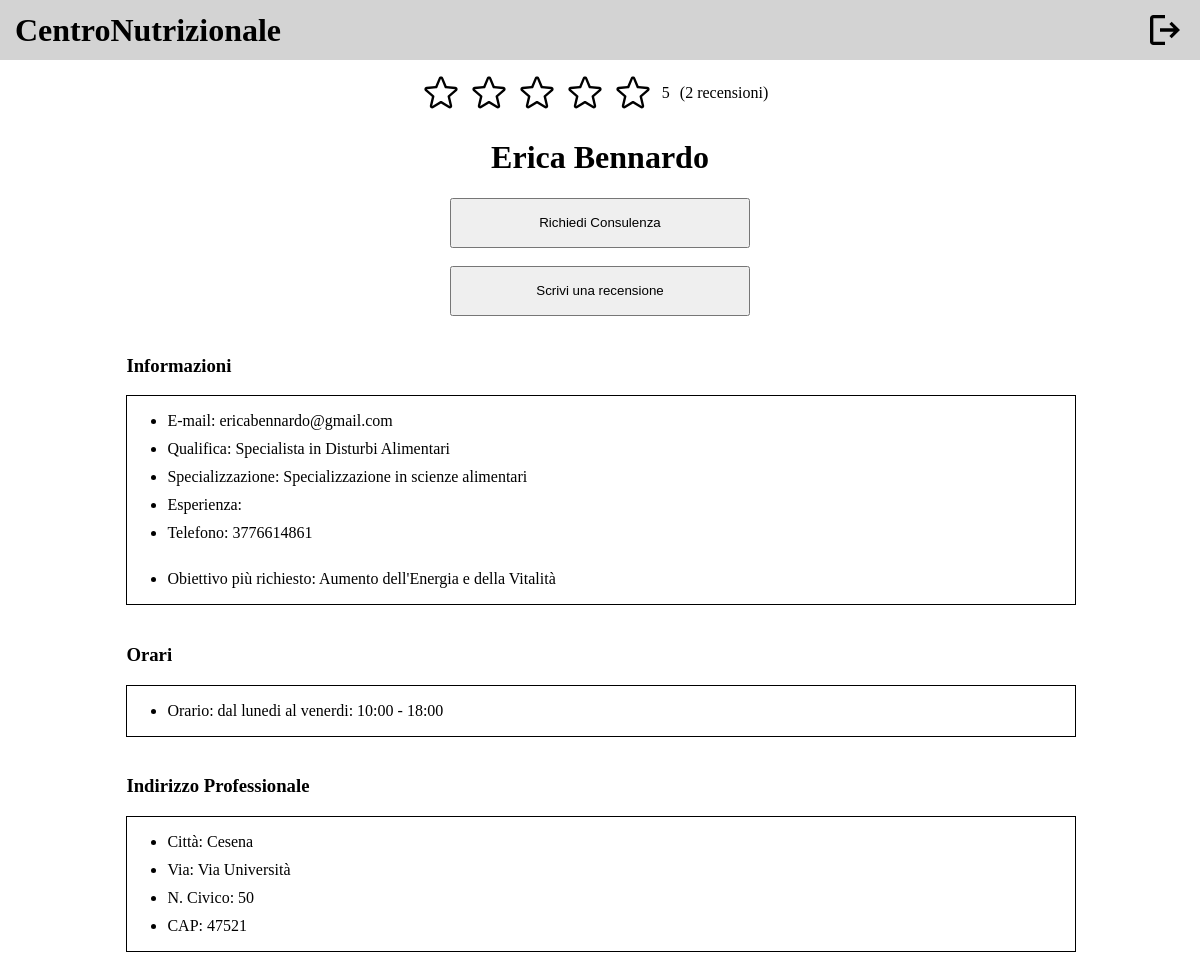
/public/profiloNutrizionistaScelto.php (signed in), run on the app's committed database.
### tables this page shows
CREATE TABLE `scelta` (
  `IDCliente` int(11) NOT NULL,
  `Data` date NOT NULL,
  `Ora` varchar(10) NOT NULL,
  `IDNutrizionista` int(11) NOT NULL
);

CREATE TABLE `nutrizionista` (
  `Nome` varchar(50) NOT NULL,
  `Cognome` varchar(50) NOT NULL,
  `Email` varchar(30) NOT NULL,
  `IDNutrizionista` int(11) NOT NULL,
  `Password` varchar(255) NOT NULL,
  `MediaVoti` int(11) NOT NULL
);

CREATE TABLE `possiede_q` (
  `IDNutrizionista` int(11) NOT NULL,
  `Titolo` varchar(100) NOT NULL
);

CREATE TABLE `informazione` (
  `IDNutrizionista` int(11) NOT NULL,
  `Esperienza` varchar(255) DEFAULT NULL,
  `Specializzazione` varchar(255) DEFAULT NULL,
  `Orari` varchar(255) NOT NULL,
  `Telefono` varchar(10) DEFAULT NULL
);

CREATE TABLE `indirizzo_prof` (
  `IDNutrizionista` int(11) NOT NULL,
  `Citta` varchar(50) NOT NULL,
  `CAP` int(11) NOT NULL,
  `Via` varchar(50) NOT NULL,
  `NCivico` int(11) NOT NULL
);

### db/database.php (called while the page is built, shortened)
<?php
require_once ("nutrizionistaTable.php");
require_once ("clienteTable.php");
require_once ("recensioniTable.php");
class DatabaseConnection
{
    private $nutrizionistaTable;
    private $clienteTable;
    private $recensioniTable;
    public function __construct($servername, $username, $password, $dbname, $port)
    {
        $this->db = new mysqli($servername, $username, $password, $dbname, $port);
        $this->nutrizionistaTable = new NutrizionistaTable($this->db);
        $this->clienteTable = new ClienteTable($this->db);
        $this->recensioniTable = new RecensioniTable($this->db);
    }
    public function getNutrizionistaTable()
    {
        return $this->nutrizionistaTable;
    }
    public function getClienteTable()
    {
        return $this->clienteTable;
    }
    public function getRecensioniTable()
    {
        return $this->recensioniTable;
    }
}

### bootstrap.php (called while the page is built, shortened)
<?php
require_once ("db/database.php");
$dbh = new DatabaseConnection("localhost", "root", "", "centronutrizionale", 3306);
?>

### db/clienteTable.php (called while the page is built, shortened)
<?php
class ClienteTable
{
    private $db;
    public function __construct($db)
    {
        $this->db = $db;
    }
    public function getClienteById($id)
    {
        $stmt = $this->db->prepare("SELECT * FROM cliente WHERE IDCliente=?");
        $stmt->bind_param('i', $id);
        $stmt->execute();
        $result = $stmt->get_result();
        return $result->fetch_all(MYSQLI_ASSOC);
    }
    public function getNumberOfConsulenze($idCliente, $idNutrizionista)
    {
        $stmt = $this->db->prepare("SELECT COUNT(*) AS count FROM consulenza WHERE IDCliente=? AND IDNutrizionista=? AND Completa='s'");
        $stmt->bind_param('ii', $idCliente, $idNutrizionista);
        $stmt->execute();
        $result = $stmt->get_result();
        return $result->fetch_all(MYSQLI_ASSOC);
    }
    public function getTrendCons($idCliente)
    {
        $stmt = $this->db->prepare("SELECT
    SUM(Presenza = '1') AS ConsulenzeInPresenza,
    SUM(Online = '1') AS ConsulenzeOnline
FROM
    CONSULENZA
WHERE
    IDCliente = ?");
        $stmt->bind_param('i', $idCliente);
        $stmt->execute();
        $result = $stmt->get_result();
        return $result->fetch_all(MYSQLI_ASSOC);
    }
}
?>

### cliente.php (called while the page is built, shortened)
<?php
require_once ("bootstrap.php");
if (isUserLoggedIn()) {
    if (isset($id)) {
        $templateparams["cliente"] = $dbh->getClienteTable()->getClienteById($id);
        $templateparams["checkScelta"] = $dbh->getNutrizionistaTable()->isSceltaPresent($id);
        $templateparams["nConsulenze"] = $dbh->getClienteTable()->getNumberOfConsulenze($id, $_SESSION["id"]);
        $templateparams["trend"] = $dbh->getClienteTable()->getTrendCons($id);
    }
} else{
    header("Location: login.php");
}
?>

### db/nutrizionistaTable.php (called while the page is built, shortened)
<?php
class NutrizionistaTable
{
    private $db;
    public function __construct($db)
    {
        $this->db = $db;
    }
    public function getNutrizionistaById($id)
    {
        $stmt = $this->db->prepare("SELECT *
        FROM nutrizionista n
        JOIN informazione i ON n.IDNutrizionista = i.IDNutrizionista
        JOIN indirizzo_prof ip ON n.IDNutrizionista = ip.IDNutrizionista
        JOIN possiede_q q ON n.IDNutrizionista = q.IDNutrizionista
        WHERE n.IDNutrizionista=?");
        $stmt->bind_param('i', $id);
        $stmt->execute();
        $result = $stmt->get_result();
        return $result->fetch_all(MYSQLI_ASSOC);
    }
    public function isSceltaPresent($idCliente)
    {
        $stmt = $this->db->prepare("SELECT COUNT(*) AS isPresent FROM scelta WHERE IDCliente=?");
        $stmt->bind_param('i', $idCliente);
        $stmt->execute();
        $result = $stmt->get_result();
        return $result->fetch_all(MYSQLI_ASSOC);
    }
}
?>

### nutrizionista.php (called while the page is built, shortened)
<?php
require_once ("bootstrap.php");
if (isUserLoggedIn()) {
    if (!empty($id)) {
        $templateparams["nutrizionista"] = $dbh->getNutrizionistaTable()->getNutrizionistaById($id);
        $templateparams["recensioni"] = $dbh->getRecensioniTable()->getRecensioniByNutrizionistaId($id);
    }
}
?>

### db/recensioniTable.php (called while the page is built, shortened)
<?php
class RecensioniTable
{
  private $db;
  public function __construct($db)
  {
    $this->db = $db;
  }
  public function getRecensioniByNutrizionistaId($idNutrizionista)
  {
    $stmt = $this->db->prepare("SELECT * FROM recensione WHERE IDNutrizionista = ?");
    $stmt->bind_param('i', $idNutrizionista);
    $stmt->execute();
    $result = $stmt->get_result();
    return $result->fetch_all(MYSQLI_ASSOC);
  }
}

### public/profiloNutrizionistaScelto.php (the view, shortened to what this page needs)
<!DOCTYPE html>
<html lang="en">
<head>
  <link rel="stylesheet" href="../template/components/components.css">
  <link rel="stylesheet" href="../template/header/header.css">
  <link rel="stylesheet" href="styles/profilo.css">
</head>
<body>
  <?php include ("../template/header/headerCliente.html");
  require("../bootstrap.php");
  $id = $_SESSION["id"];
  require ("../cliente.php");
  require ("../nutrizionista.php");
  if (!empty($templateparams["nutrizionistaAttuale"][0]["IDNutrizionista"])) {
    $id = $templateparams["nutrizionistaAttuale"][0]["IDNutrizionista"];
    require ("../nutrizionista.php");
  }
  if ($templateparams["checkScelta"][0]["isPresent"] == 0): ?>
    <br>
    <br>
    <br>
    <h1>Non hai acora effettuato la scelta del nutrizionista.</h1>
  <?php else: ?>
    <main>
      <div class="reviews" onclick="window.location.href='recensioni.php'">
        <?php
        $mediaInt = $templateparams["nutrizionistaAttuale"][0]["MediaVoti"];
        if ($mediaInt == 0) {
          echo "Questo nutrizionista non ha ancora ricevuto recensioni.";
        } else {
          for ($i = 0; $i < 5; $i++):
            if ($i < $mediaInt):
              ?>
              <img src="../assets/icons/star.svg" alt="star">
              <?php
            endif;
          endfor; ?>
          <p><?php echo $mediaInt; ?></p>
          <p>(<?php echo $templateparams["recensioniNutrizionista"]["numeroTotaleRecensioni"]; ?> recensioni)</p>
          <?php
        }
        ?>
      </div>
      <div class="name">
        <h1>
          <?php echo $templateparams["nutrizionistaAttuale"][0]["Nome"], " ", $templateparams["nutrizionistaAttuale"][0]["Cognome"] ?>
        </h1>
      </div>
      <div class="action">
        <button onclick="window.location.href='consulenza.php'" class="btn">Richiedi Consulenza</button>
      </div>
      <br>
      <div class="action">
        <button class="btn" onclick="window.location.href='scriviRecensione.php'">Scrivi una recensione</button>
      </div>
      <div class="infos-outer">
        <div class="infos">
          <h3>Informazioni</h3>
          <div class="info-details">
            <ul>
              <li>E-mail: <?php echo $templateparams["nutrizionistaAttuale"][0]["Email"] ?></li>
              <li>Qualifica: <?php echo $templateparams["nutrizionistaAttuale"][0]["Qualifica"] ?></li>
              <li>Specializzazione: <?php echo $templateparams["nutrizionistaAttuale"][0]["Specializzazione"] ?></li>
              <li>Esperienza: <?php echo $templateparams["nutrizionistaAttuale"][0]["Esperienza"] ?></li>
              <li>Telefono: <?php echo $templateparams["nutrizionistaAttuale"][0]["Telefono"] ?></li><br>
              <li>Obiettivo più richiesto: <?php if (empty($templateparams["obiettivo"][0]["Descrizione"])) {
              echo "/";
            } else {
              echo $templateparams["obiettivo"][0]["Descrizione"];
            } ?></li>
            </ul>
          </div>
        </div>
      </div>
      <div class="shifts-outer">
        <div class="shifts">
          <h3>Orari</h3>
          <div class="shift-details">
            <ul>
              <li>Orario: <?php echo $templateparams["nutrizionistaAttuale"][0]["Orari"] ?></li>
            </ul>
          </div>
        </div>
      </div>
      <div class="rates-outer">
        <div class="rates">
          <h3>Indirizzo Professionale</h3>
          <div class="rate-details">
            <ul>
              <li>Città: <?php echo $templateparams["nutrizionistaAttuale"][0]["Citta"] ?></li>
              <li>Via: <?php echo $templateparams["nutrizionistaAttuale"][0]["Via"] ?></li>
              <li>N. Civico: <?php echo $templateparams["nutrizionistaAttuale"][0]["NCivico"] ?></li>
              <li>CAP: <?php echo $templateparams["nutrizionistaAttuale"][0]["CAP"] ?></li>
            </ul>
          </div>
        </div>
      </div>
    </main>
  <?php endif;
  $_SESSION["idNutrizionista"] = $id; ?>
</body>
</html>

### template/components/components.css (style rules this page uses)
body { display: flex; flex-direction: column; }
.btn { width: 100%; max-width: 300px; height: 50px; cursor: pointer; }

### template/header/header.css (style rules this page uses)
header h1 { margin: 0; }
header { display: flex; height: 60px; background-color: lightgray; justify-content: space-between; align-content:end; position: fixed; left: 0; right: 0; top: 0; }
.logout, .logo { display: flex; align-items: center; }
.logo { margin-left: 15px; }
.logout { margin-right: 15px; }
.logout img { height: 40px; }

### public/styles/profilo.css (style rules this page uses)
main { display: flex; flex-direction: column; margin-top: 60px; }
.reviews { display: flex; align-items: center; justify-content: center; }
.reviews > * { margin-right: 10px; }
.name, .action { display: flex; justify-content: center; }
.info-details, .shift-details, .rate-details { border: 1px solid black; width: 100%; }
.infos, .shifts, .rates { display: flex; flex-direction: column; justify-content: center; align-items: start; margin-top: 20px; min-width: 80%; }
.infos-outer, .shifts-outer, .rates-outer { display: flex; justify-content: center; }
* ul li { margin-bottom: 10px; }

### data on the page
scelta: IDNutrizionista.MediaVoti "5", IDNutrizionista.Nome "Erica", IDNutrizionista.Cognome "Bennardo", IDNutrizionista.Email "ericabennardo@gmail.com", possiede_q.Titolo "Specialista in Disturbi Alimentari", informazione.Specializzazione "Specializzazione in scienze alimentari", informazione.Telefono "3776614861", informazione.Orari "dal lunedi al venerdi: 10:00 - 18:00", indirizzo_prof.Citta "Cesena", indirizzo_prof.Via "Via Università", indirizzo_prof.NCivico "50", indirizzo_prof.CAP "47521"

### other printed values
$templateparams["recensioniNutrizionista"]["numeroTotaleRecensioni"] "2"
$templateparams["obiettivo"][0]["Descrizione"] "Aumento dell'Energia e della Vitalità"
